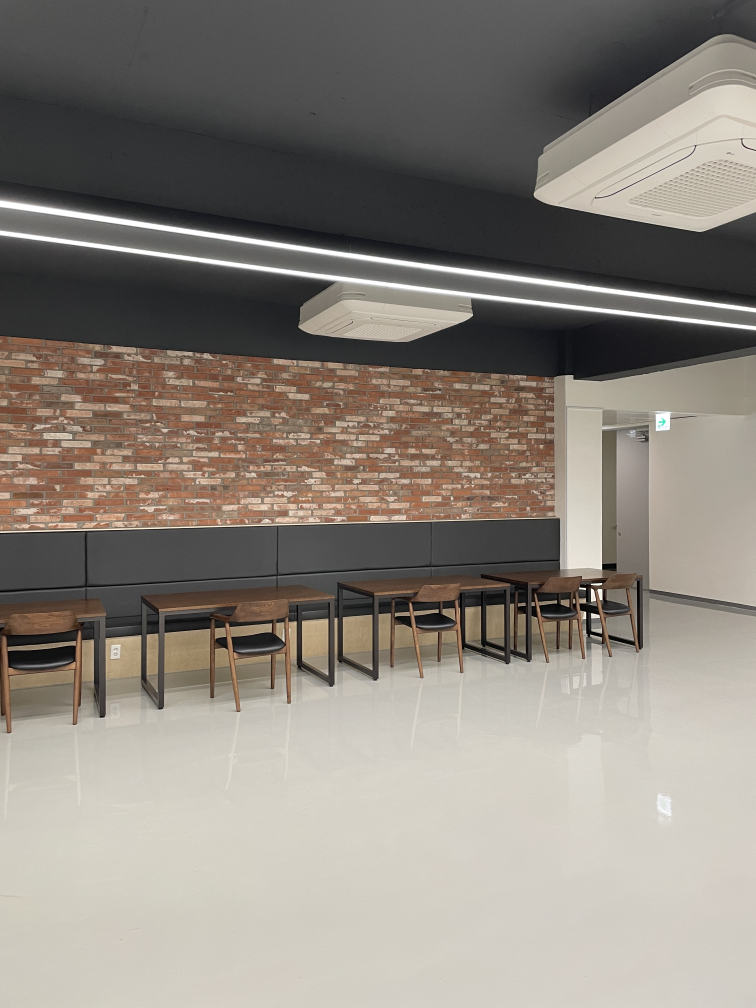
#> input picture Assignment03/data/Photo_5_A.jpg, 3024 x 4032 px (shown at 1/4 size); its folder holds only this picture in this run
$ jupyter execute --allow-errors 'ICV22_Assignment#3.ipynb'   (shell and % lines are left out)
#> lines starting #> are read from the running program, lines starting #| are printed output that depends on the picture
# Homography and Image Stitching
### 0. Package Installation

[cell 1]
import numpy as np
import matplotlib.pyplot as plt
import cv2
import os
import random
import math

print("numpy version : ",np.__version__)
print("opencv version : ",cv2.__version__)

### 1. Taking Panoramic Pictures

[cell 2]
def load_images_from_folder(folder):
#> called with folder = './data/'
    images = []
    for filename in os.listdir(folder):
        img = cv2.imread(os.path.join(folder,filename), cv2.IMREAD_COLOR)
#> img is the input picture: shape (4032, 3024, 3); mean B, G, R 123.8, 132, 138.7
        if img is not None:
            images.append(cv2.cvtColor(img, cv2.COLOR_BGR2RGB))
    images = np.array(images)
    return images

folder = "./data/"
raw_images = load_images_from_folder(folder)
for i, image in enumerate(raw_images):
    plt.imshow(image, cmap='gray')
    plt.title(("raw image " + str(i + 1)))
    plt.show()
#> this loop made 1 pass

[cell 3]
def crop_and_resize_images(raw_images):
    H, W, _ = raw_images[0].shape
#> H = 4032; W = 3024
    img_size = min(H, W)
#> img_size = 3024
    H_s = int((H-img_size)/2)
#> H_s = 504
    H_e = int((H+img_size)/2)
#> H_e = 3528
    W_s = int((W-img_size)/2)
#> W_s = 0
    W_e = int((W+img_size)/2)
#> W_e = 3024
    images = []
    for image in raw_images:
        crop_img = image[H_s:H_e, W_s:W_e]
        resize_img = cv2.resize(crop_img, (256, 256), cv2.INTER_AREA)
        images.append(resize_img)
#> this loop made 1 pass
#> pass 1, in crop_and_resize_images, `crop_img = image[H_s:H_e, W_s:W_e]`:
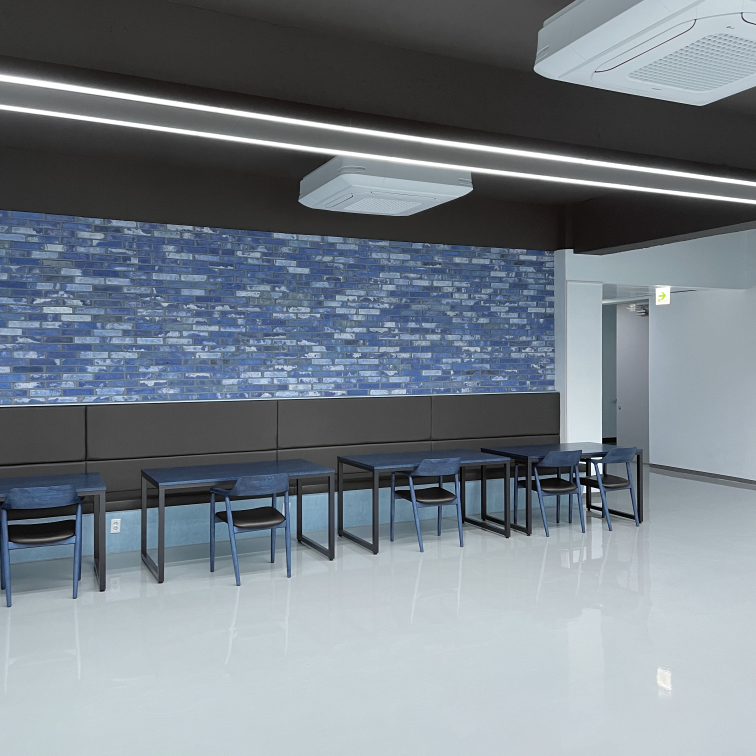
#> crop_img: shape (3024, 3024, 3) (shown at 1/4 size); mean of channels 0, 1, 2 135.7, 127.4, 118.4; drawn as B, G, R
#> pass 1, in crop_and_resize_images, `resize_img = cv2.resize(crop_img, (256, 256), cv2.INTER_AREA)`:
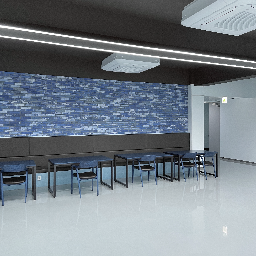
#> resize_img: shape (256, 256, 3); mean of channels 0, 1, 2 135.5, 127.2, 118.2; drawn as B, G, R
#> after the loop, images = 1 item
    images = np.array(images)
    return images

images = crop_and_resize_images(raw_images)
for i, image in enumerate(images):
    plt.imshow(image, cmap='gray')
    plt.title(("crop & resized image " + str(i + 1)))
    plt.show()

### 2. Feature Extraction

[cell 4]
def detect_feature_points(images):
    sift = cv2.SIFT_create(nfeatures=270, contrastThreshold=0.02)
    keypoints = []
    descriptors = []
    for image in images:
        gray_img = cv2.cvtColor(image, cv2.COLOR_RGB2GRAY)
        kp, des = sift.detectAndCompute(gray_img, None)
        keypoints.append(kp)
        descriptors.append(des)
#> this loop made 1 pass
#> pass 1, in detect_feature_points, `gray_img = cv2.cvtColor(image, cv2.COLOR_RGB2GRAY)`:
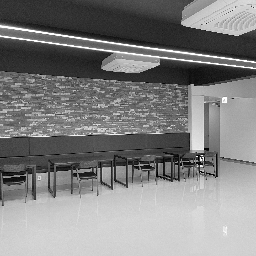
#> gray_img: shape (256, 256); min 0, max 255, mean 128.6
#> after the loop, descriptors = 1 item; keypoints = 1 item
    return keypoints, descriptors

kps, dess = detect_feature_points(images)
#> kps = 1 item; dess = 1 item
print("The numbers of feature points are : ")
#> (the rest of this cell did not finish here and is left out)

### 3. Feature Matching

[cell 5]
# [10 lines left out: function brute_force_matching, not called in this run]

ratio = 0.75
good_matches = []
for i in range(len(images) - 1):
    img, good_match = brute_force_matching(images[i], images[i + 1],
                               kps[i], kps[i + 1], dess[i], dess[i + 1], ratio)
    good_matches.append(good_match)
    plt.imshow(img)
    plt.title(("matching image of image " + str(i + 1) + " and image " + str(i + 2)))
    plt.show()
    print("number of correspondence is :", len(good_match))
#> this loop made 0 passes
#> after the loop, good_matches = []

### 4. Homography Estimation using RANSAC

[cell 6]
# [18 lines left out: function DLT, not called in this run]

[cell 7]
# [24 lines left out: functions correspondence, symmetric_transfer_error, total_symmetric_transfer_error, not called in this run]

#> (the rest of this cell did not finish here and is left out)

[cell 8]
# [28 lines left out: function RANSAC, not called in this run]

for i in range(len(images) - 1):
    H, maxInliers, total_error = RANSAC(kps[i], kps[i + 1], dess[i], dess[i + 1], good_matches[i])
    if (i == 0):
        print("Homography matrix of image ", i + 1, "&", i + 2, "with RANSAC")
        print(H)
        print("total symmetric transfer error is :", total_error)
    img_after_RANSAC = cv2.drawMatches(images[i], kps[i], images[i + 1], kps[i + 1], maxInliers, None,
                              flags=cv2.DrawMatchesFlags_NOT_DRAW_SINGLE_POINTS)
    plt.imshow(img_after_RANSAC)
    plt.title(("matching image after RANSAC of image " + str(i + 1) + " and image " + str(i + 2)))
    plt.show()
    print("number of correspondence is :", len(maxInliers))
    print("total symmetric transfer error is :", total_error)

$ run again, on Assignment03/data/Photo_5_B.jpg
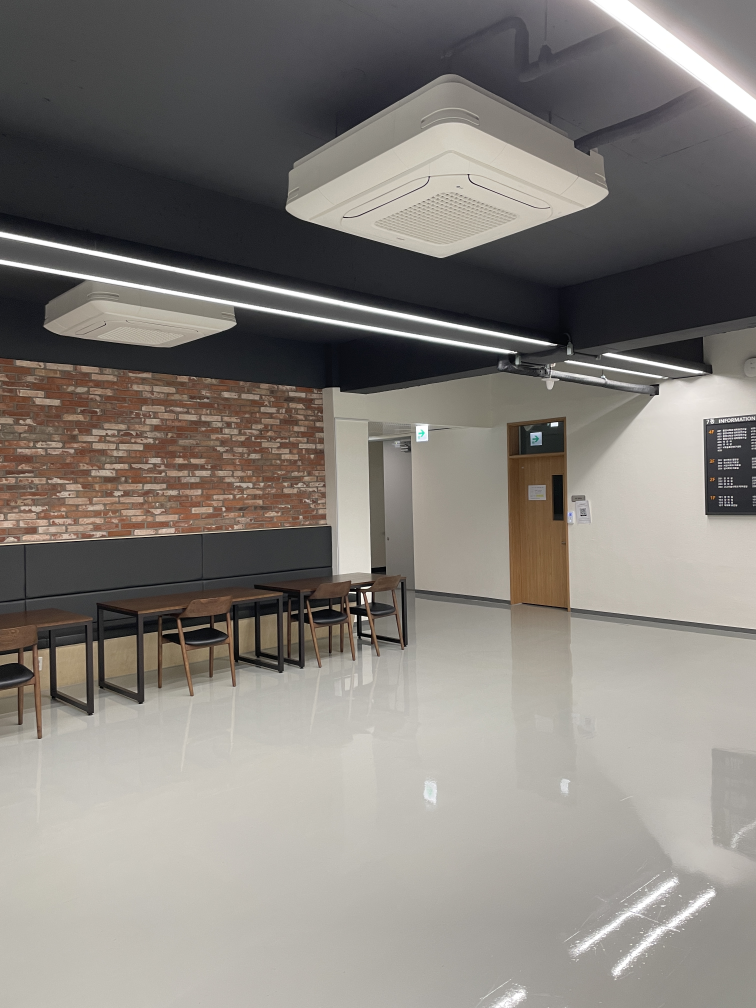
#> input picture Assignment03/data/Photo_5_B.jpg, 3024 x 4032 px (shown at 1/4 size)
#> in load_images_from_folder, img is the input picture: shape (4032, 3024, 3); mean B, G, R 122.2, 127.5, 132.1
#> the loop `for i, image in enumerate(raw_images):` made 1 pass
#> the loop in crop_and_resize_images, `for image in raw_images:` made 1 pass
#> pass 1, in crop_and_resize_images, `resize_img = cv2.resize(crop_img, (256, 256), cv2.INTER_AREA)`:
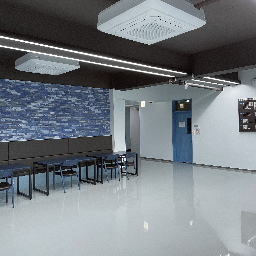
#> resize_img: shape (256, 256, 3); mean of channels 0, 1, 2 130.4, 125, 118.7; drawn as B, G, R
#> after the loop in crop_and_resize_images, `for image in raw_images:`: images = 1 item
#> the loop `for i, image in enumerate(images):` made 1 pass
#> the loop in detect_feature_points, `for image in images:` made 1 pass
#> pass 1, in detect_feature_points, `gray_img = cv2.cvtColor(image, cv2.COLOR_RGB2GRAY)`:
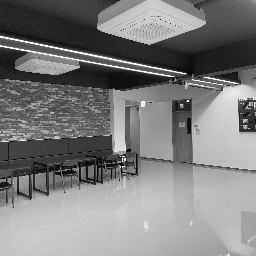
#> gray_img: shape (256, 256); min 0, max 255, mean 125.9
#> after the loop `for i in range(len(images) - 1):`: good_matches = []

$ run again, on Assignment03/data/Photo_5_C.jpg
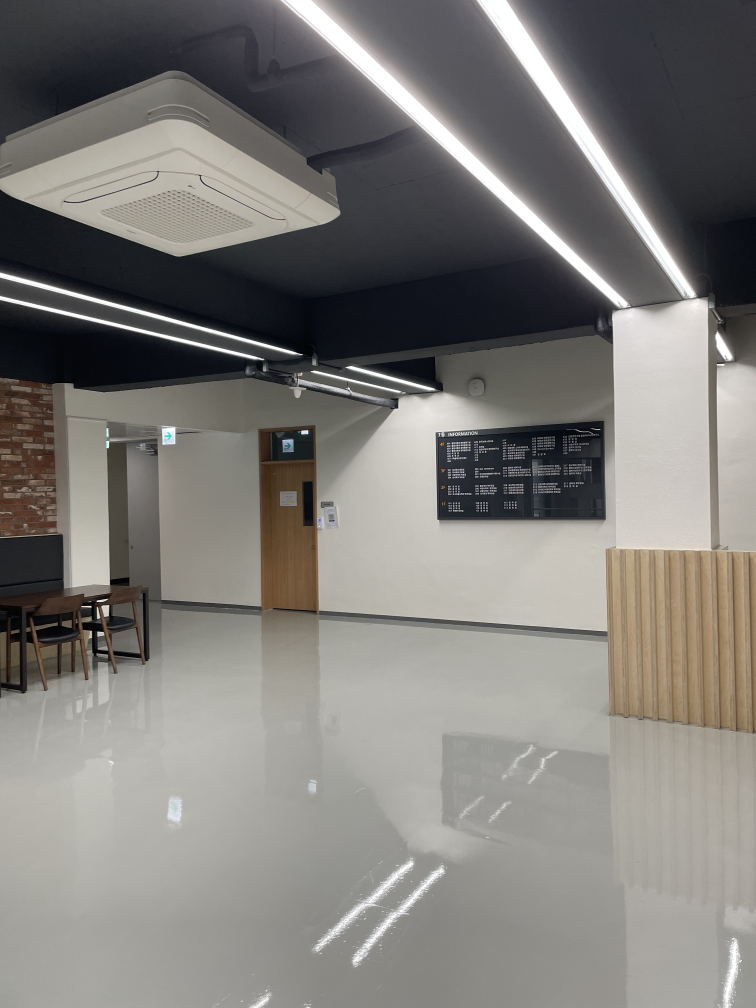
#> input picture Assignment03/data/Photo_5_C.jpg, 3024 x 4032 px (shown at 1/4 size)
#> in load_images_from_folder, img is the input picture: shape (4032, 3024, 3); mean B, G, R 120.5, 124.3, 126.6
#> the loop `for i, image in enumerate(raw_images):` made 1 pass
#> the loop in crop_and_resize_images, `for image in raw_images:` made 1 pass
#> pass 1, in crop_and_resize_images, `resize_img = cv2.resize(crop_img, (256, 256), cv2.INTER_AREA)`:
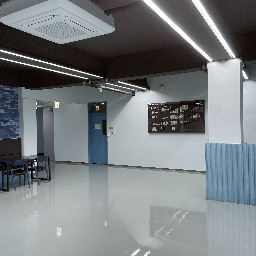
#> resize_img: shape (256, 256, 3); mean of channels 0, 1, 2 128.3, 125.5, 120.6; drawn as B, G, R
#> after the loop in crop_and_resize_images, `for image in raw_images:`: images = 1 item
#> the loop `for i, image in enumerate(images):` made 1 pass
#> the loop in detect_feature_points, `for image in images:` made 1 pass
#> pass 1, in detect_feature_points, `gray_img = cv2.cvtColor(image, cv2.COLOR_RGB2GRAY)`:
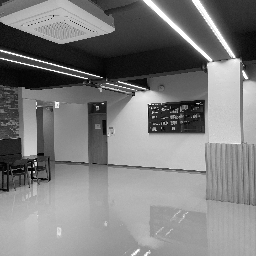
#> gray_img: shape (256, 256); min 0, max 255, mean 125.8
#> after the loop `for i in range(len(images) - 1):`: good_matches = []
